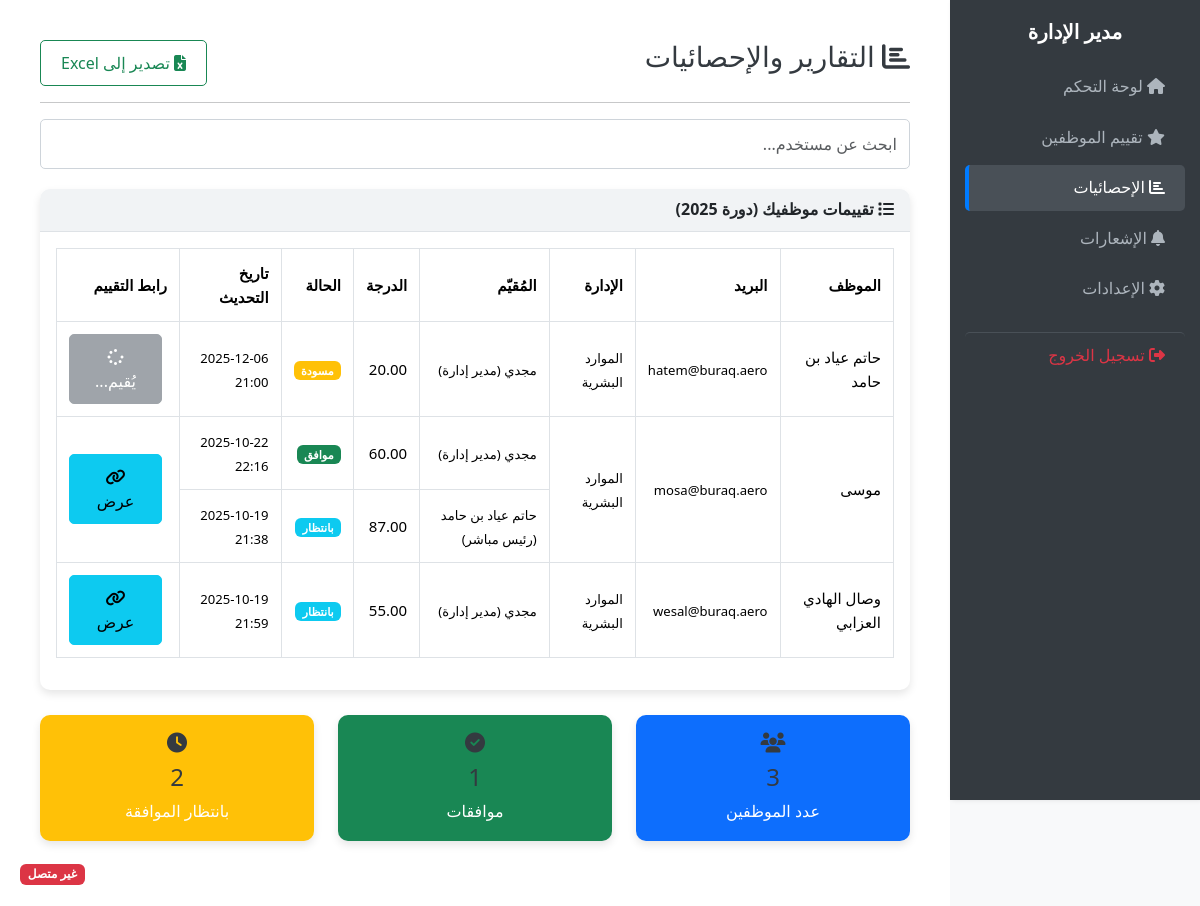
/public/manager/reports.php (signed in), run on an earlier commit of the app's database.
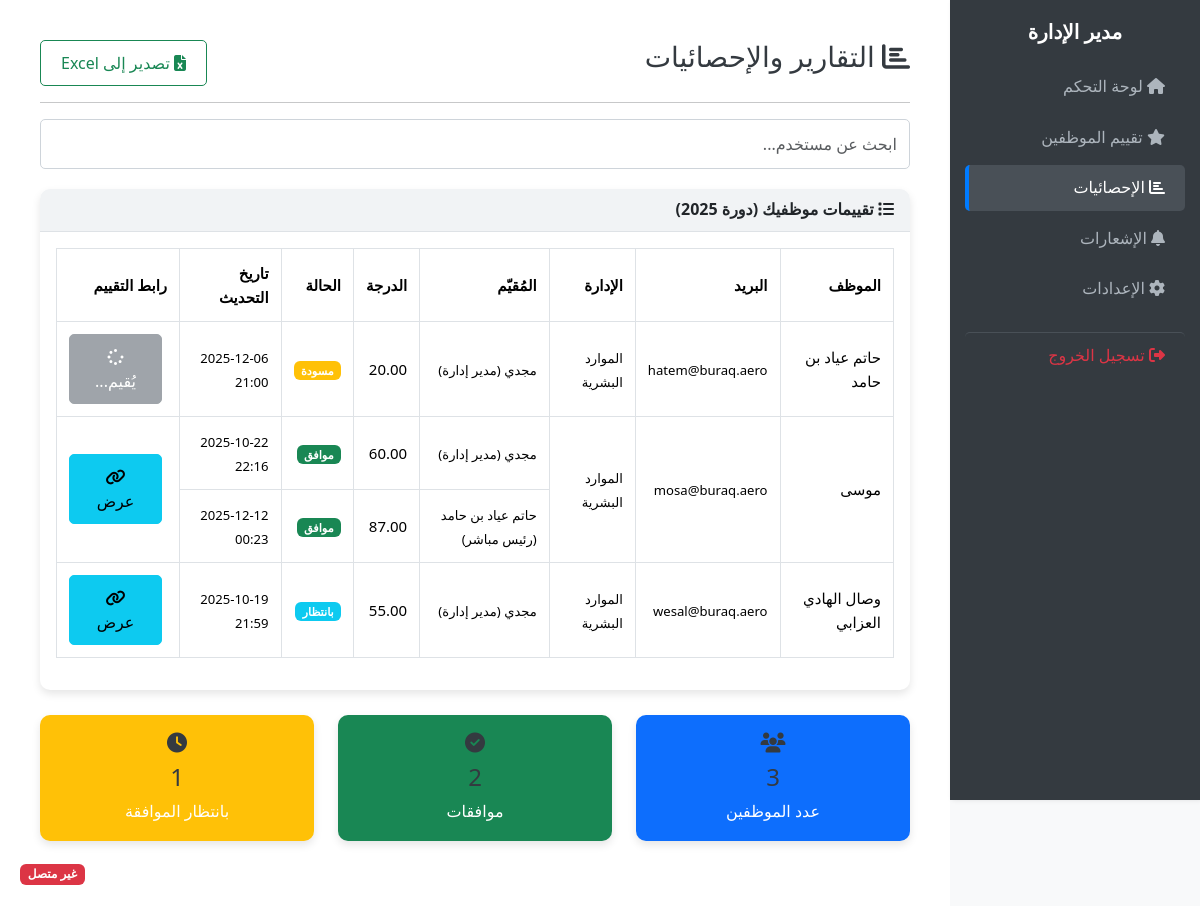
And on a later commit of the database.
### tables this page shows
CREATE TABLE `employee_evaluations` (
  `id` int(10) UNSIGNED NOT NULL,
  `employee_id` int(10) UNSIGNED NOT NULL COMMENT 'الموظف المُقيَّم',
  `cycle_id` int(10) UNSIGNED NOT NULL,
  `evaluator_id` int(10) UNSIGNED NOT NULL COMMENT 'المُقيّم (مدير أو رئيس مباشر)',
  `evaluator_role` enum('manager','supervisor') NOT NULL,
  `status` enum('draft','submitted','approved','rejected') NOT NULL DEFAULT 'draft',
  `total_score` decimal(5,2) DEFAULT NULL COMMENT 'المجموع النهائي (0-100)',
  `created_at` timestamp NOT NULL DEFAULT current_timestamp(),
  `updated_at` timestamp NULL DEFAULT NULL ON UPDATE current_timestamp(),
  `accepted_at` datetime DEFAULT NULL
);

CREATE TABLE `users` (
  `id` int(10) UNSIGNED NOT NULL,
  `name` varchar(150) NOT NULL COMMENT 'الاسم الكامل',
  `email` varchar(100) NOT NULL COMMENT 'البريد الإلكتروني',
  `password` varchar(255) NOT NULL COMMENT 'كلمة المرور المشفرة',
  `role` enum('admin','manager','supervisor','employee','evaluator') NOT NULL COMMENT 'الدور',
  `department_id` int(10) UNSIGNED DEFAULT NULL COMMENT 'الإدارة',
  `manager_id` int(10) UNSIGNED DEFAULT NULL COMMENT 'مدير الإدارة (ID)',
  `supervisor_id` int(10) UNSIGNED DEFAULT NULL COMMENT 'الرئيس المباشر (ID)',
  `job_title` varchar(100) DEFAULT NULL COMMENT 'الوظيفة',
  `birth_date` date DEFAULT NULL COMMENT 'تاريخ الميلاد',
  `marital_status` varchar(20) DEFAULT NULL COMMENT 'الحالة الاجتماعية',
  `gender` enum('ذكر','أنثى') DEFAULT NULL COMMENT 'النوع',
  `status` enum('active','inactive') NOT NULL DEFAULT 'active' COMMENT 'الحالة',
  `force_password_change` tinyint(1) NOT NULL DEFAULT 1 COMMENT 'إجبار تغيير كلمة المرور عند أول دخول',
  `created_at` timestamp NOT NULL DEFAULT current_timestamp(),
  `last_login` datetime DEFAULT NULL
);

### public/manager/reports.php (the view, shortened to what the changed rows need)
<?php
require_once '../../app/core/db.php';
$manager_id = $_SESSION['user_id'];
$active_cycle = $pdo->query("SELECT id, year FROM evaluation_cycles WHERE status = 'active' LIMIT 1")->fetch();
$reports = [];
if ($active_cycle) {
    $reports = $pdo->prepare("
        SELECT
            u.id as employee_id,
            u.name as employee_name,
            u.email,
            d.name_ar as dept_name,
            e.total_score,
            e.status as evaluation_status,
            e.created_at,
            e.updated_at,
            ev.name as evaluator_name,
            e.evaluator_role
        FROM employee_evaluations e
        JOIN users u ON e.employee_id = u.id
        LEFT JOIN departments d ON u.department_id = d.id
        JOIN users ev ON e.evaluator_id = ev.id
        WHERE u.manager_id = ?
        AND e.cycle_id = ?
        AND e.evaluator_role IN ('supervisor', 'manager')
        ORDER BY u.name, e.evaluator_role
    ");
    $reports->execute([$manager_id, $active_cycle['id']]);
    $reports = $reports->fetchAll();
}
$employee_reports = [];
foreach ($reports as $r) {
    $employee_reports[$r['employee_name']][] = $r;
}
?>
<!DOCTYPE html>
<html dir="rtl" lang="ar">
<head>
    <link href="https://cdn.jsdelivr.net/npm/bootstrap@5.3.2/dist/css/bootstrap.rtl.min.css" rel="stylesheet">
    <link rel="stylesheet" href="https://cdnjs.cloudflare.com/ajax/libs/font-awesome/6.4.0/css/all.min.css">
    <link rel="stylesheet" href="../assets/css/admin-dashboard.css">
</head>
<body class="admin-dashboard">
<main class="admin-main-content">
    <?php if (!$active_cycle): ?>
        <div class="alert alert-warning">لا توجد دورة تقييم نشطة حاليًا.</div>
    <?php else: ?>
        <div class="card">
            <div class="card-header d-flex justify-content-between align-items-center">
                <span><i class="fas fa-list"></i> تقييمات موظفيك (دورة <?= $active_cycle['year'] ?>)</span>
            </div>
            <div class="card-body">
                <?php if (empty($employee_reports)): ?>
                    <div class="text-center text-muted">لا توجد تقييمات حتى الآن.</div>
                <?php else: ?>
                    <div class="table-responsive">
                        <table class="table table-bordered table-hover">
                            <thead>
                                <tr>
                                    <th>الموظف</th>
                                    <th>البريد</th>
                                    <th>الإدارة</th>
                                    <th>المُقيّم</th>
                                    <th>الدرجة</th>
                                    <th>الحالة</th>
                                    <th>تاريخ التحديث</th>
                                    <th>رابط التقييم</th>
                                </tr>
                            </thead>
                            <tbody>
                                <?php foreach ($employee_reports as $emp_name => $evals): ?>
                                    <?php
                                    $first_eval = $evals[0];
                                    $employee_id = $first_eval['employee_id'];
                                    $token_stmt = $pdo->prepare("
                                        SELECT unique_token FROM employee_evaluation_links
                                        WHERE employee_id = ? AND cycle_id = ?
                                    ");
                                    $token_stmt->execute([$employee_id, $active_cycle['id']]);
                                    $token = $token_stmt->fetchColumn();
                                    ?>
                                    <?php foreach ($evals as $index => $e): ?>
                                    <tr>
                                        <?php if ($index === 0): ?>
                                        <td rowspan="<?= count($evals) ?>"><?= htmlspecialchars($emp_name) ?></td>
                                        <td rowspan="<?= count($evals) ?>"><small><?= htmlspecialchars($e['email']) ?></small></td>
                                        <td rowspan="<?= count($evals) ?>"><small><?= $e['dept_name'] ?? '—' ?></small></td>
                                        <?php endif; ?>
                                        <td><small>
                                            <?= htmlspecialchars($e['evaluator_name']) ?>
                                            (<?= $e['evaluator_role'] === 'manager' ? 'مدير إدارة' : 'رئيس مباشر' ?>)
                                       </small> </td>
                                        <td><?= $e['total_score'] ?? '—' ?></td>
                                        <td>
                                            <?php
                                            $status = $e['evaluation_status'];
                                            $badge_class = 'secondary';
                                            $status_text = '—';
                                            if ($status === 'draft') {
                                                $badge_class = 'warning';
                                                $status_text = 'مسودة';
                                            } elseif ($status === 'submitted') {
                                                $badge_class = 'info';
                                                $status_text = 'بانتظار';
                                            } elseif ($status === 'approved') {
                                                $badge_class = 'success';
                                                $status_text = 'موافق';
                                            } elseif ($status === 'rejected') {
                                                $badge_class = 'danger';
                                                $status_text = 'مرفوض';
                                            }
                                            ?>
                                            <span class="badge bg-<?= $badge_class ?>"><?= $status_text ?></span>
                                        </td>
                                        <td><small><?= $e['updated_at'] ? date('Y-m-d H:i', strtotime($e['updated_at'])) : '—' ?></td>
                                        <?php if ($index === 0): ?>
                                       </small> <td rowspan="<?= count($evals) ?>">
                                            <?php if ($token): ?>
                                                <a href="../view-evaluation.php?token=<?= $token ?>" target="_blank" class="btn btn-sm btn-info">
                                                    <i class="fas fa-link"></i> عرض
                                                </a>
                                            <?php else: ?>
                                                <button type="button" class="btn btn-sm btn-secondary" disabled>
                                                    <i class="fas fa-spinner fa-spin"></i> يُقيم...
                                                </button>
                                            <?php endif; ?>
                                        </td>
                                        <?php endif; ?>
                                    </tr>
                                    <?php endforeach; ?>
                                <?php endforeach; ?>
                            </tbody>
                        </table>
                    </div>
                <?php endif; ?>
            </div>
        </div>
        <div class="row mt-4">
            <div class="col-md-4">
                <div class="card text-white bg-primary">
                    <div class="card-body text-center">
                        <h5><i class="fas fa-users"></i></h5>
                        <h4><?= count($employee_reports) ?></h4>
                        <p class="mb-0">عدد الموظفين</p>
                    </div>
                </div>
            </div>
            <div class="col-md-4">
                <div class="card text-white bg-success">
                    <div class="card-body text-center">
                        <h5><i class="fas fa-check-circle"></i></h5>
                        <?php
                        $approved = array_filter($reports, fn($r) => $r['evaluation_status'] === 'approved');
                        ?>
                        <h4><?= count($approved) ?></h4>
                        <p class="mb-0">موافقات</p>
                    </div>
                </div>
            </div>
            <div class="col-md-4">
                <div class="card text-white bg-warning">
                    <div class="card-body text-center">
                        <h5><i class="fas fa-clock"></i></h5>
                        <?php
                        $pending = array_filter($reports, fn($r) => $r['evaluation_status'] === 'submitted');
                        ?>
                        <h4><?= count($pending) ?></h4>
                        <p class="mb-0">بانتظار الموافقة</p>
                    </div>
                </div>
            </div>
        </div>
    <?php endif; ?>
</main>
</body>
</html>

What changed in the data, as far as the page shows it:
changed employee_evaluations "حاتم عياد بن حامد": status "بانتظار" → "موافق"; updated_at "2025-10-19 21:38" → "2025-12-12 00:23"
Also different on the page:
count($approved): "1" → "2"
count($pending): "2" → "1"
